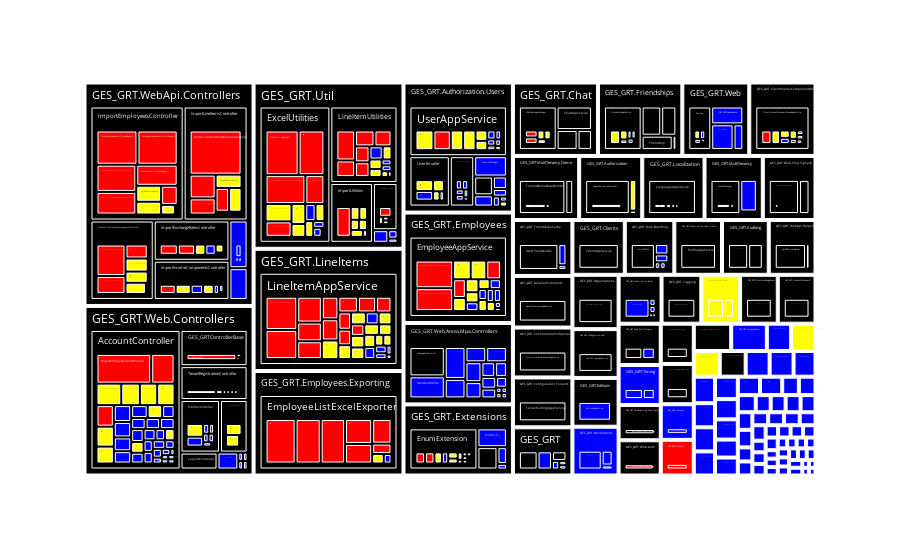

Write notebook code for a chart like this one.
### Code cell
import plotly.express as px

config = dict({'scrollZoom': True})

fig = px.treemap(data_class, path=['Parent_class', 'Class', 'Method'], values='LOC', color='CLevel',
                  color_discrete_map={'(?)':'black', 'low':'blue', 'regular':'yellow', 'high':'red'})
fig.show(config=config)

### Figure 1 — Plotly figure (JSON) as saved in the notebook; plotly's stock layout.template omitted (floating-point values rounded to 4 significant figures; data arrays with more than 128 entries replaced by an {"elided": "..."} marker saying what was removed)
{"data": [{"branchvalues": "total", "customdata": {"elided": "1150x1 str values"}, "domain": {"x": [0, 1], "y": [0, 1]}, "hovertemplate": "labels=%{label}<br>LOC=%{value}<br>parent=%{parent}<br>id=%{id}<br>CLevel=%{customdata[0]}<extra></extra>", "ids": {"elided": "1150 str values"}, "labels": {"elided": "1150 str values"}, "marker": {"colors": {"elided": "1150 str values"}}, "name": "", "parents": {"elided": "1150 str values"}, "type": "treemap", "values": {"elided": "1150 int values"}}], "layout": {"legend": {"tracegroupgap": 0}, "margin": {"t": 60}}}
